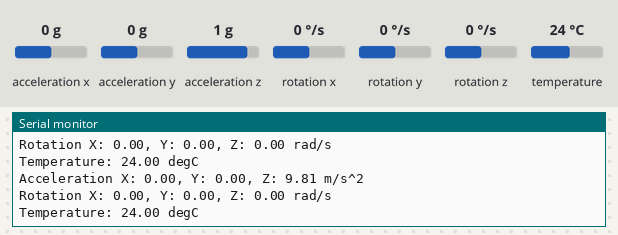
The sketch below on a simulated Arduino Uno, built with avr-gcc and run on an emulated ATmega328P. Shown: the last lines printed to the serial monitor. The test bench sets the inputs (shaded band); at power-on: acceleration x 0 g, acceleration y 0 g, acceleration z 1 g, rotation x 0 °/s, rotation y 0 °/s, rotation z 0 °/s, temperature 24 °C.

Above: at 1.3 s.
1.4 s: acceleration x set to -1.4 g
At 1.93 s:
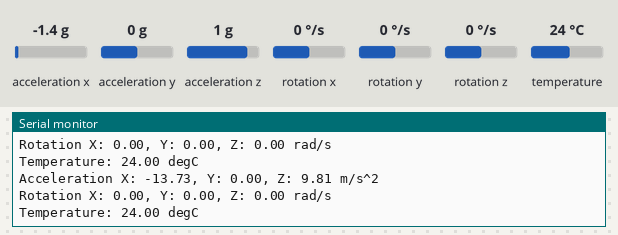
2.9 s: acceleration y set to -1.4 g
At 3.46 s:
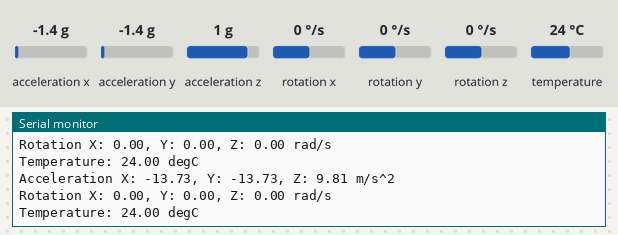
4.4 s: acceleration z set to -1.4 g
At 4.98 s:
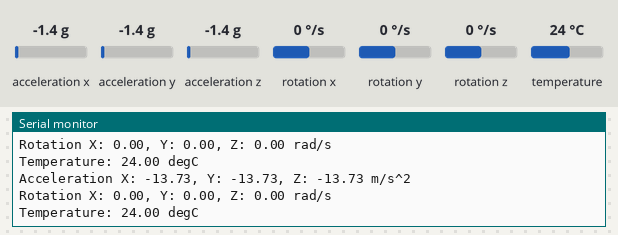
5.9 s: rotation x set to -192 °/s
At 6.5 s:
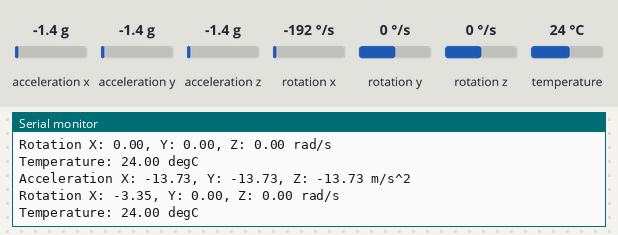
7.4 s: rotation y set to -192 °/s
At 8.02 s:
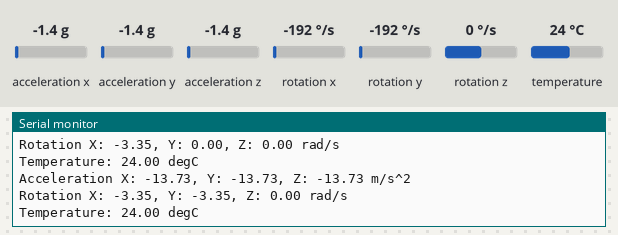

Measured:
- after the input at 1.4 s, the serial monitor: prints a new line after 0.22 s (image 1)
- after the input at 2.9 s, the serial monitor: prints a new line after 0.24 s (image 2)
- after the input at 4.4 s, the serial monitor: prints a new line after 0.26 s (image 3)
- after the input at 5.9 s, the serial monitor: prints a new line after 0.29 s (image 4)
- after the input at 7.4 s, the serial monitor: prints a new line after 0.31 s (image 5)

The sketch:

Software.ino
```cpp
#include <Adafruit_MPU6050.h>
#include <Adafruit_Sensor.h>
#include <Wire.h>

Adafruit_MPU6050 mpu;

void setup() {
  Serial.begin(115200);

  if (!mpu.begin()) {
    Serial.println("Failed to find MPU6050 chip");
    while (1) {
      delay(10);
    }
  }

  Serial.println("MPU6050 Found!");

  mpu.setAccelerometerRange(MPU6050_RANGE_8_G);

  mpu.setGyroRange(MPU6050_RANGE_500_DEG);

  mpu.setFilterBandwidth(MPU6050_BAND_21_HZ);

  delay(100);

}

void loop() {
  sensors_event_t a, g, temp;
  mpu.getEvent(&a, &g, &temp);

  Serial.print("Acceleration X: ");
	Serial.print(a.acceleration.x);
	Serial.print(", Y: ");
	Serial.print(a.acceleration.y);
	Serial.print(", Z: ");
	Serial.print(a.acceleration.z);
	Serial.println(" m/s^2");

	Serial.print("Rotation X: ");
	Serial.print(g.gyro.x);
	Serial.print(", Y: ");
	Serial.print(g.gyro.y);
	Serial.print(", Z: ");
	Serial.print(g.gyro.z);
	Serial.println(" rad/s");

	Serial.print("Temperature: ");
	Serial.print(temp.temperature);
	Serial.println(" degC");

	Serial.println("");
	delay(500);

}
```
